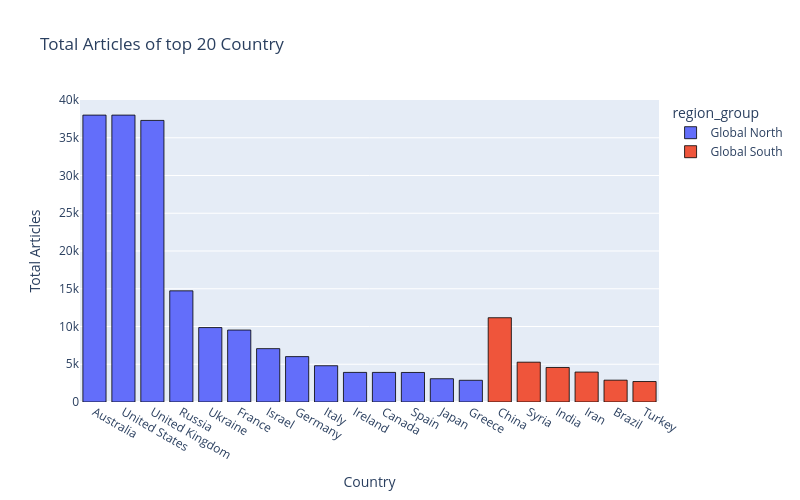

Write notebook code for a chart like this one.
### Code cell
fig = px.bar(
    master.sort_values(by="total_articles", ascending=False).iloc[:20],
    y="total_articles",
    x="country",
    color="region_group",
    orientation="v",
    title="Total Articles of top 20 Country",
)
fig.update_traces(marker_line_color="black", marker_line_width=0.8)
fig.update_layout(
    yaxis_title="Total Articles",
    xaxis_title="Country",
    yaxis={"categoryorder": "total ascending"},
    width=800,
    height=500,
)
fig.show()

### Figure 1 — Plotly figure (JSON) as saved in the notebook; plotly's stock layout.template omitted (floating-point values rounded to 4 significant figures)
{"data": [{"hovertemplate": "region_group=Global North<br>country=%{x}<br>total_articles=%{y}<extra></extra>", "legendgroup": "Global North", "marker": {"color": "#636efa", "line": {"color": "black", "width": 0.8}, "pattern": {"shape": ""}}, "name": "Global North", "orientation": "v", "showlegend": true, "textposition": "auto", "type": "bar", "x": ["Australia", "United States", "United Kingdom", "Russia", "Ukraine", "France", "Israel", "Germany", "Italy", "Ireland", "Canada", "Spain", "Japan", "Greece"], "xaxis": "x", "y": [38000, 38000, 37297, 14723, 9858, 9528, 7068, 6012, 4805, 3920, 3920, 3913, 3083, 2875], "yaxis": "y"}, {"hovertemplate": "region_group=Global South<br>country=%{x}<br>total_articles=%{y}<extra></extra>", "legendgroup": "Global South", "marker": {"color": "#EF553B", "line": {"color": "black", "width": 0.8}, "pattern": {"shape": ""}}, "name": "Global South", "orientation": "v", "showlegend": true, "textposition": "auto", "type": "bar", "x": ["China", "Syria", "India", "Iran", "Brazil", "Turkey"], "xaxis": "x", "y": [11162, 5274, 4572, 3966, 2893, 2711], "yaxis": "y"}], "layout": {"barmode": "relative", "height": 500, "legend": {"title": {"text": "region_group"}, "tracegroupgap": 0}, "title": {"text": "Total Articles of top 20 Country"}, "width": 800, "xaxis": {"anchor": "y", "domain": [0, 1], "title": {"text": "Country"}}, "yaxis": {"anchor": "x", "categoryorder": "total ascending", "domain": [0, 1], "title": {"text": "Total Articles"}}}}
